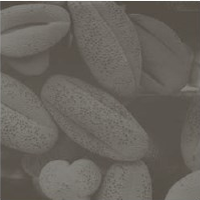
%> input picture lowcontrast_1d.png, 200 x 200 px
$ octave BT_27_8_1.m   (GNU Octave 9; MATLAB toolbox functions it lacks are replaced by stand-ins)
%> lines starting %> are read from the running program, lines starting %| are printed output that depends on the picture; in (x1, y1, x2, y2) boxes, pixels count from 0 and x2, y2 are one past the last pixel; in counts of white or black regions, pixels touching at a corner belong together; the program's own positions count from 1
clc; clear;
img = imread("C:\Users\OS\OneDrive\Documentos\ImageProcessing\lowcontrast_1d.png");
%> img is the input picture: size 200x200x3 uint8; mean R, G, B 105, 100.4, 94
img = double(im2gray(img));
%> img: size 200x200 double
subplot(2,2,1);
imshow(uint8(img));

subplot(2,2,2);
histogram(img);

L = 256;
[h,w] = size(img);
%> h = 200; w = 200

his = zeros(1,L);
pr = zeros(1,L);
s = zeros(1,L);

%----------------------Histogram------------------------
for i = 1:1:L
    his(i) = sum(sum(img == (i - 1)));
end
%> after the loop, his = 256 values, max 2368 at index 86, min 0 at index 1, mean 156.2
%stem(his);
%-------------------------------------------------------

%-------------------------------------------------------
for i = 1:1:L
    pr(i) = his(i)/(h*w);
end
%> after the loop, pr = 256 values, max 0.0592 at index 86, min 0 at index 1, mean 0.00391
%-------------------------------------------------------

%-------------------------------------------------------
for i = 1:1:L
    temp = 0;
    for j = 1:1:i
        temp = temp + pr(j);
    end
    s(i) = (L-1)*temp;
end
%> after the loop, s = 256 values from 0 to 255
%-------------------------------------------------------

[h,w] = size(img);
img_trans1 = zeros(h,w);

%----------------Histogram Equalization-----------------
for i = 0:1:L-1
    idx = (img >= i) & (img < (i+1));
    img_trans1(idx) = s(i+1);
end
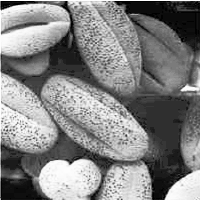
%> img_trans1: size 200x200 double; min 0.00638, max 255, mean 130.5
idx = img == (L-1);
img_trans1(idx) = s(L);
%-------------------------------------------------------

subplot(2,2,3);
imshow(uint8(img_trans1));

subplot(2,2,4);
histogram(img_trans1);
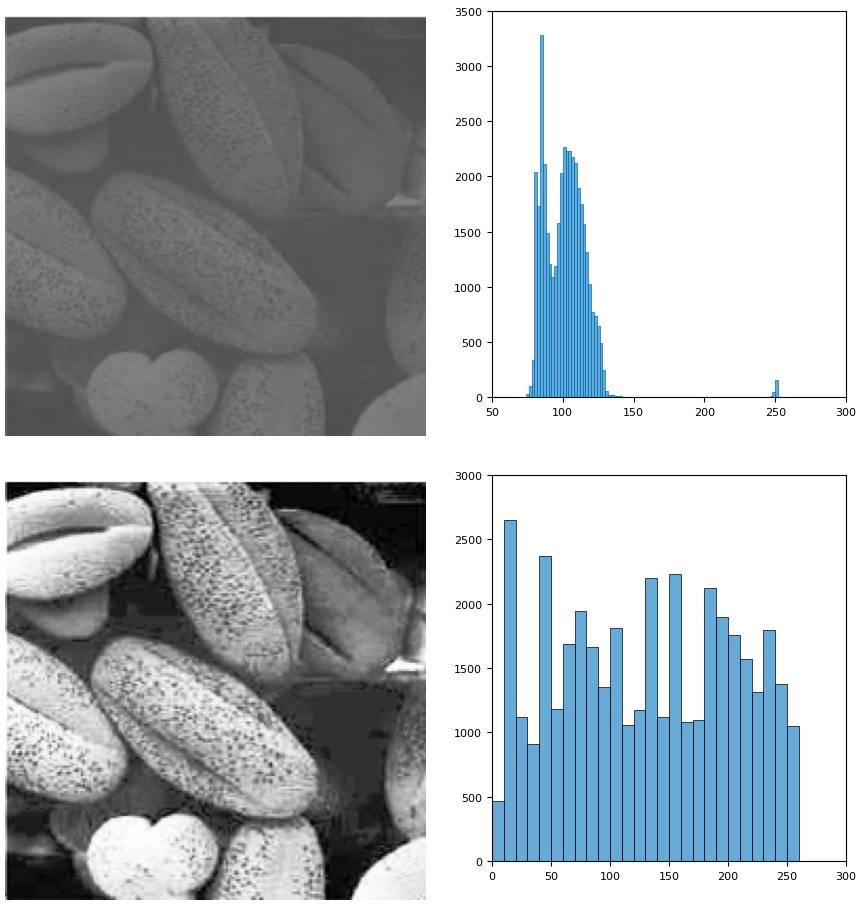
%> figure redrawn from the program's plot data, 4 panels

$ run again, with anh10.jpg saved as lowcontrast_1d.png
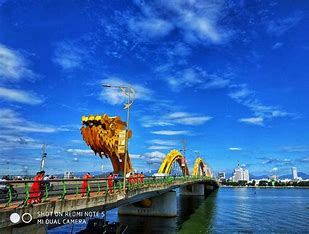
%> input picture anh10.jpg, 309 x 234 px
%> img is the input picture: size 234x309x3 uint8; mean R, G, B 52.6, 102.5, 175.1
%> img: size 234x309 double
%> after the loop `for i = 1:1:L`: his = 256 values, max 1213 at index 67, min 4 at index 244, mean 282.4
%> after the loop `for i = 1:1:L`: pr = 256 values, max 0.0168 at index 67, min 5.53e-05 at index 244, mean 0.00391
%> after the loop `for i = 1:1:L`: s = 256 values from 0.109 to 255
%> the loop `for i = 0:1:L-1` made 256 passes
%> pass 1, `idx = (img >= i) & (img < (i+1));`:
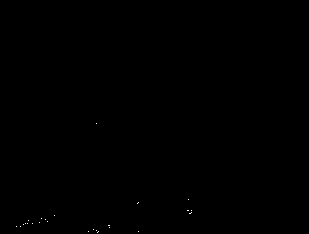
%> idx: size 234x309 logical; 0.04% white in thin lines or dots, all inside (x1, y1, x2, y2) = (16, 123, 192, 233)
%> `histogram(img_trans1);`:
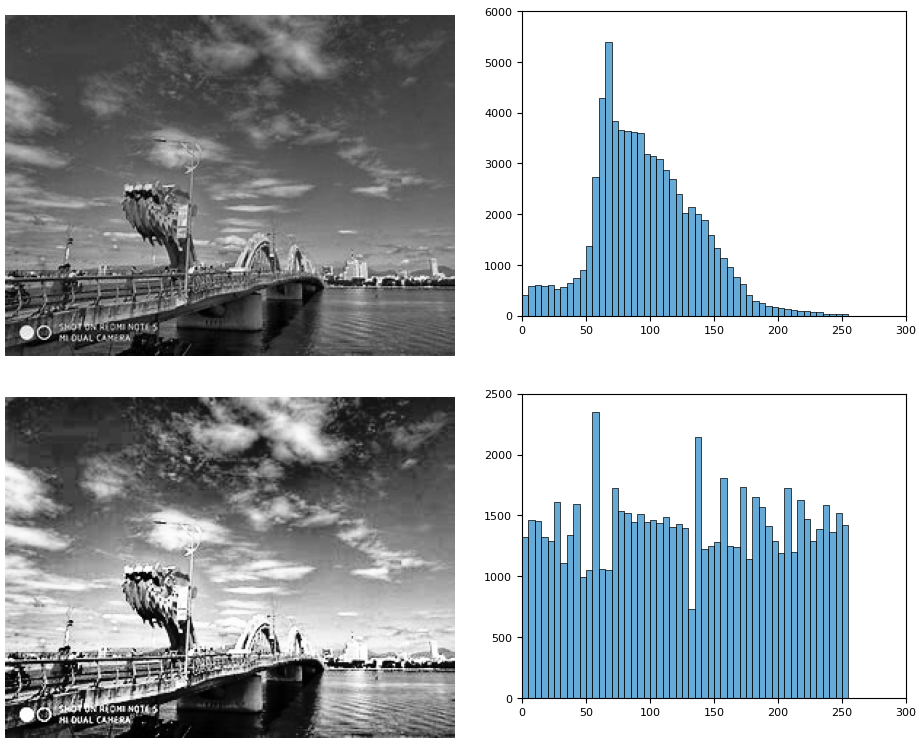
%> figure redrawn from the program's plot data, 4 panels
